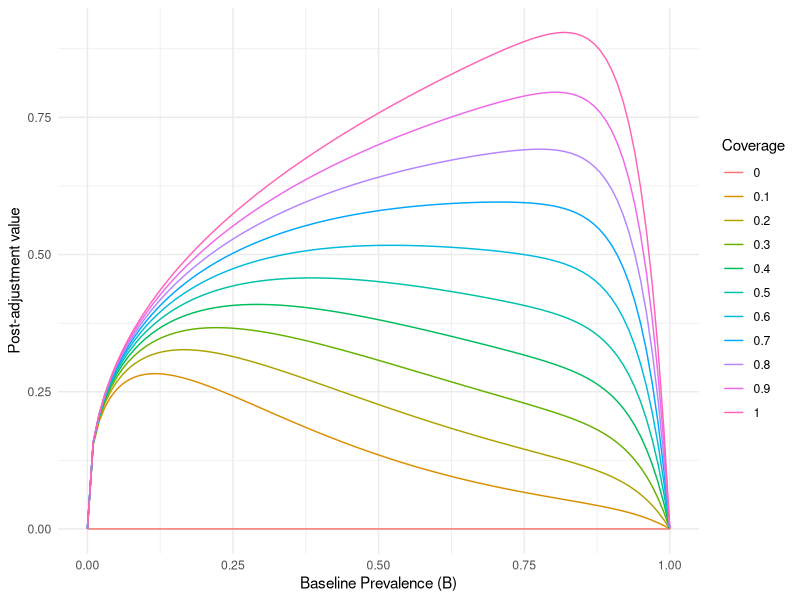
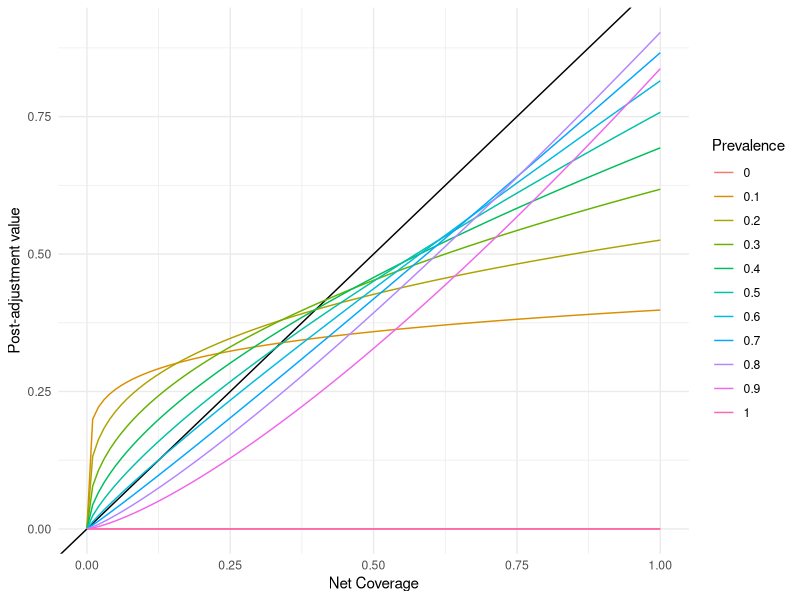

The R source for these figures, in order:

library(data.table)
library(ggplot2)

itn_func <- function(x, B){ (B^0.4 -B^20) * x^(1.5*B)}
interact<-function(x,y) (y^0.4-y^20)*(x^(1.5*y))

itn_adjust <- data.table(expand.grid(seq(0,1,0.1), seq(0,1,0.01)))
names(itn_adjust) <- c("x", "B")
itn_adjust$result <- mapply(interact, itn_adjust$x, itn_adjust$B)
itn_adjust[, x:=as.factor(x)]
setnames(itn_adjust, "x", "Coverage")

ggplot(itn_adjust, aes(x=B, y=result, color=Coverage)) +
        geom_line() + 
        labs(x="Baseline Prevalence (B)",
             y="Post-adjustment value") +
        theme_minimal()
        
itn_adjust_2 <- data.table(expand.grid(seq(0,1,0.1), seq(0,1,0.01)))
names(itn_adjust_2) <- c("B", "x")
itn_adjust_2$result <- mapply(itn_func, itn_adjust_2$x, itn_adjust_2$B)
itn_adjust_2[, B:=as.factor(B)]
setnames(itn_adjust_2, "B", "Prevalence")

pdf("Desktop/itn.pdf", width=6, height=5)
ggplot(itn_adjust_2, aes(x=x, y=result, color=Prevalence)) +
        geom_abline()+
        geom_line() + 
        labs(x="Net Coverage",
             y="Post-adjustment value") +
        theme_minimal()
graphics.off()
